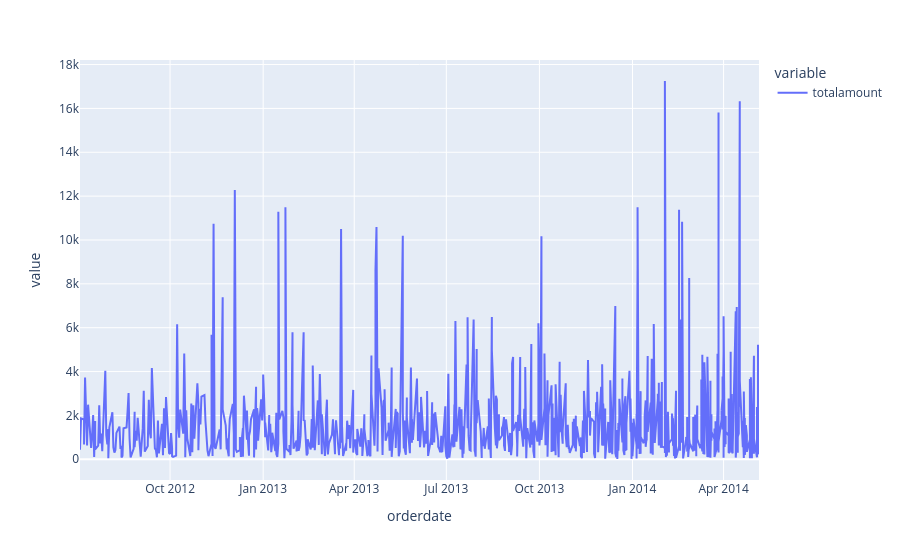

Notebook cell for this chart:
### Markdown cell above
## Date and totalamount

### Code cell
date_total = orders[['orderdate', 'totalamount']]
date_total = date_total.set_index('orderdate')
px.line(data_frame=date_total)

### Figure 1 — Plotly figure (JSON) as saved in the notebook; plotly's stock layout.template omitted (floating-point values rounded to 4 significant figures; data arrays with more than 128 entries replaced by an {"elided": "..."} marker saying what was removed)
{"data": [{"hovertemplate": "variable=totalamount<br>orderdate=%{x}<br>value=%{y}<extra></extra>", "legendgroup": "totalamount", "line": {"color": "#636efa", "dash": "solid"}, "marker": {"symbol": "circle"}, "mode": "lines", "name": "totalamount", "orientation": "v", "showlegend": true, "type": "scatter", "x": {"elided": "830 str values"}, "xaxis": "x", "y": {"elided": "830 float values"}, "yaxis": "y"}], "layout": {"legend": {"title": {"text": "variable"}, "tracegroupgap": 0}, "margin": {"t": 60}, "xaxis": {"anchor": "y", "domain": [0, 1], "title": {"text": "orderdate"}}, "yaxis": {"anchor": "x", "domain": [0, 1], "title": {"text": "value"}}}}
